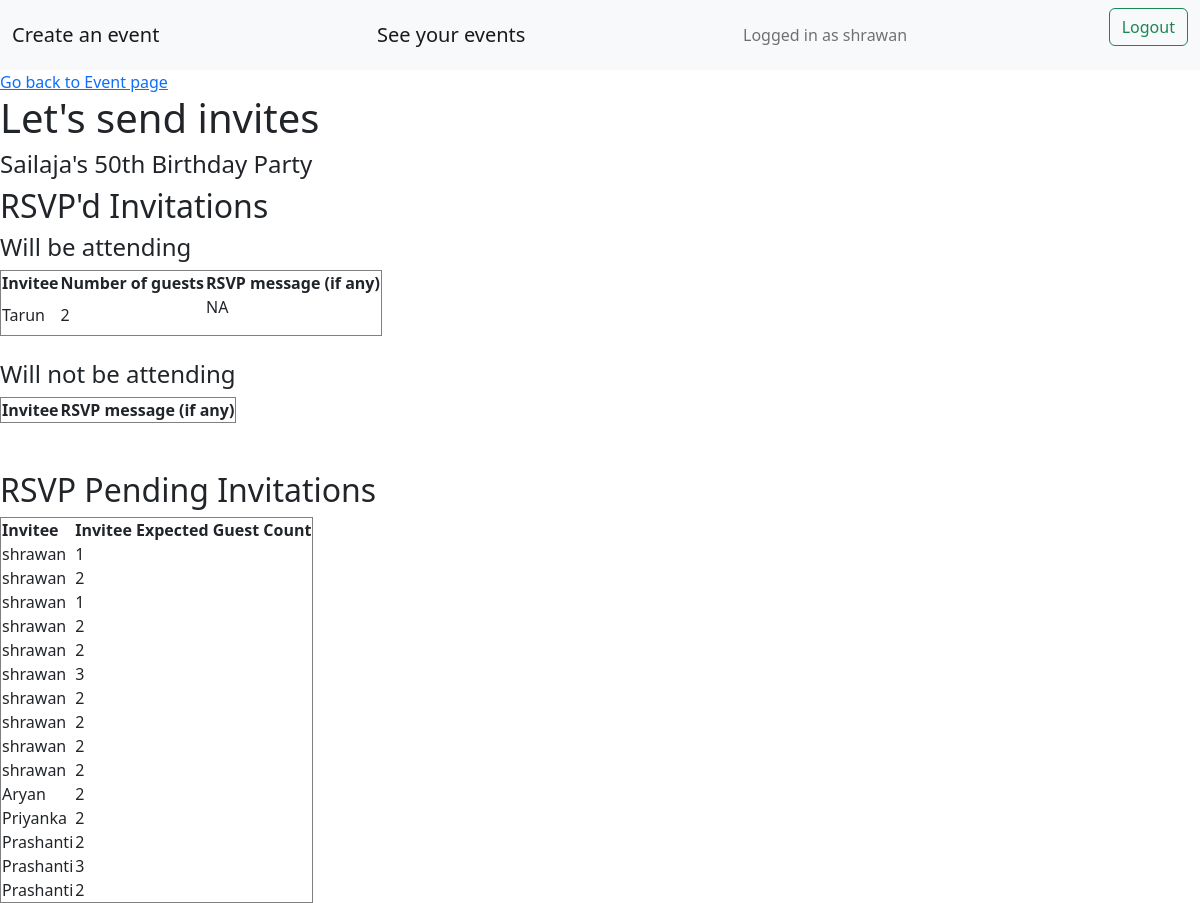
Page /event/sailajasbirthdaybash/viewrsvps (signed in) on the committed database.
### accounts/models.py (models this page shows, shortened)
class Account(AbstractBaseUser):
    email = models.EmailField(verbose_name="email",max_length=60,unique=True)
    username = models.CharField(max_length=30,unique=True)
    date_joined = models.DateTimeField(verbose_name="date joined",auto_now_add=True)
    last_login = models.DateTimeField(verbose_name="last login",auto_now=True)
    is_admin = models.BooleanField(default=False)
    is_active = models.BooleanField(default=True)
    is_staff = models.BooleanField(default=False)
    is_superuser = models.BooleanField(default=False)
    profile_image = models.ImageField(max_length=255,upload_to = get_profile_image_filepath, null = True, blank = True)
    hide_email = models.BooleanField(default=True)
    phone_number = PhoneNumberField(unique=True)
    USERNAME_FIELD = 'email'
    REQUIRED_FIELDS = ['username','phone_number']
    objects = MyAccountManager()
    def __str__(self):
        return self.username

### events/models.py (models this page shows, shortened)
class Event(models.Model):
    title = models.CharField(max_length=200)
    eventcode = models.CharField(max_length=50,primary_key=True)
    description = RichTextField(blank=True)
    eventtype = models.CharField(max_length=200)
    created = models.DateTimeField(auto_now_add=True)
    location = models.CharField(max_length=200)
    contactperson = models.CharField(max_length=200)
    contactpersonphone = PhoneNumberField()
    user = models.ForeignKey(Account,on_delete=models.CASCADE)
    mark_event_as_completed = models.BooleanField(default=False)
    image = models.ImageField(upload_to='events/images/',blank=True)
    invitation_email_subject = models.CharField(max_length=200, blank=True)
    invitation_email_content = RichTextField(blank=True)
    invitation_whatsapp_content = models.TextField(blank=True,null=True)
    invitation_image = models.ImageField(upload_to='events/images/',blank=True,null = True)
    eventstartdate = models.DateField()
    eventenddate = models.DateField()
    event_start_time = models.TimeField(default=datetime.time(00, 00))
    event_end_time = models.TimeField(blank = True,null=True)
    information_on_schedule = models.TextField(blank=True,null = True)
    event_venue_iframe = models.TextField(blank = True,null=True)
    event_venue_photo = models.ImageField(upload_to='events/images/',blank=True,null=True)
    eventrange = models.PositiveSmallIntegerField(default = 1)
    information_on_venue = models.TextField(blank=True,null = True)
    rsvp_option = models.BooleanField(default=True)
    scheduling_option = models.BooleanField(default=True)
    gallery_option = models.BooleanField(default=True)
    wishes_option = models.BooleanField(default=True)
    rsvp_code = models.CharField(max_length=7,blank=True)
    theme = models.CharField(max_length=50, choices=THEME_CHOICES, default='default-theme.css')

class Invitee(models.Model):
    eventcode = models.ForeignKey(Event,on_delete=models.CASCADE)
    invitee = models.ForeignKey(Account,on_delete=models.CASCADE,related_name="invitation_for_user")
    invitee_name = models.CharField(max_length=70)
    invitee_email = models.EmailField(max_length=70,null = True, blank = True)
    invitee_phone = PhoneNumberField(null = True, blank = True)
    invitee_email_sent = models.BooleanField(default=False)
    invitee_whatsapp_sent = models.BooleanField(default=False)
    invitee_rsvp = models.BooleanField(default=False)
    invitee_rsvp_reject = models.BooleanField(default=False)
    invitee_guest_count = models.DecimalField(max_digits=1, decimal_places=0)

### invites/models.py (models this page shows, shortened)
class Invitation(models.Model):
    user = models.ForeignKey(Account,on_delete=models.CASCADE,related_name="invitee")
    eventcode = models.ForeignKey(Event,on_delete=models.CASCADE)
    invitation_from = models.ForeignKey(Account,on_delete=models.CASCADE,related_name="invitation_from")
    rsvp_done = models.BooleanField(default=False)
    rsvp_reject = models.BooleanField(default=False)
    remarks = models.CharField(max_length=300,blank=True)
    guest_count = models.DecimalField(max_digits=1, decimal_places=0,default = 1)
    name_for_invitation_without_registering = models.CharField(max_length=100,null=True,blank=True)
    email_for_invitation_without_registering = models.EmailField(null=True,blank=True)
    phone_for_invitation_without_registering = models.CharField(max_length=11,null=True,blank=True)

### invites/views.py (the view)
# urls.py: path('event/<str:eventcode_key>/viewrsvps',views.viewrsvps,name='viewrsvps'),
@login_required
def viewrsvps(request,eventcode_key):
    event = Event.objects.get(user = request.user, eventcode = eventcode_key)
    accepted_rsvpd_invitations = Invitation.objects.filter(eventcode = event, invitation_from = request.user, rsvp_done = True, rsvp_reject = False).exclude(user = request.user)
    rejected_rsvpd_invitations = Invitation.objects.filter(eventcode = event, invitation_from = request.user, rsvp_done = True, rsvp_reject = True).exclude(user = request.user)
    pending_invitations = Invitation.objects.filter(eventcode = event, invitation_from = request.user, rsvp_done = False)
    phone_numbers_of_accepted_rsvpd_invitations = accepted_rsvpd_invitations.values_list('user', flat=True)
    phone_numbers_of_accepted_rsvpd_invitations = Account.objects.filter(pk__in=phone_numbers_of_accepted_rsvpd_invitations)
    phone_numbers_of_accepted_rsvpd_invitations = [u.phone_number for u in phone_numbers_of_accepted_rsvpd_invitations]
    non_registered_rsvp_invites_accepted = Invitee.objects.filter(eventcode = event,invitee_rsvp = True, invitee_rsvp_reject = False)
    non_registered_rsvp_invites_accepted  = [invitee_obj for invitee_obj in non_registered_rsvp_invites_accepted if invitee_obj.invitee_phone not in phone_numbers_of_accepted_rsvpd_invitations]
    non_registered_rsvp_invites_rejected = Invitee.objects.filter(eventcode = event,invitee_rsvp = True, invitee_rsvp_reject = True)
    non_registered_rsvp_invites_rejected  = [invitee_obj for invitee_obj in non_registered_rsvp_invites_rejected if invitee_obj.invitee_phone not in phone_numbers_of_accepted_rsvpd_invitations]
    non_registered_invites_pending = Invitee.objects.filter(Q(invitee_email_sent=True) | Q(invitee_whatsapp_sent=True), invitee = event.user, eventcode = event)
    if request.method == 'GET':
        return render(
            request,
            'invites/viewrsvps.html',
            {
                'event':event,
                'accepted_rsvpd_invitations':accepted_rsvpd_invitations,
                'non_registered_rsvp_invites_accepted':non_registered_rsvp_invites_accepted,
                'rejected_rsvpd_invitations':rejected_rsvpd_invitations,
                'non_registered_rsvp_invites_rejected':non_registered_rsvp_invites_rejected,
                'pending_invitations':pending_invitations,
                'non_registered_invites_pending':non_registered_invites_pending
                }
            )

### invites/templates/invites/viewrsvps.html (shortened to what this page needs)
{% extends 'invites/base.html' %}
{% block content %}
<a href = "{% url 'viewevent' event.eventcode %}">Go back to Event page</a>
<h1>Let's send invites</h1>
<h4>{{ event.title }}</h4>
<h2>RSVP'd Invitations</h2>
<h4>Will be attending</h4>
    <table border="1">
        <tr>
            <th>Invitee</th>
            <th>Number of guests</th>
            <th>RSVP message (if any)</th>
        </tr>
        {% for invitee in accepted_rsvpd_invitations %}
        <tr>
            <td>{{ invitee.user }}</td>
            <td>{{ invitee.guest_count }}</td>
            <td>
                {% if invitee.remarks %}
                    {{ invitee.remarks }}
                {% else %}
                    <p>NA</p>
                {% endif %}
            </td>
        </tr>
        {% endfor %}
    </table>
<h4>Will not be attending</h4>
    <table border="1">
        <tr>
            <th>Invitee</th>
            <th>RSVP message (if any)</th>
        </tr>
    </table>
<h2>RSVP Pending Invitations</h2>
<table border="1">
    <tr>
        <th>Invitee</th>
        <th>Invitee Expected Guest Count</th>
    </tr>
    {% for invitee in pending_invitations %}
    <tr>
        <td>{{ invitee.user }}</td>
        <td>{{ invitee.guest_count }}</td>
    </tr>
    {% endfor %}
    {% for invitee in non_registered_invites_pending %}
    <tr>
        <td>{{ invitee.invitee_name }}</td>
        <td>{{ invitee.invitee_guest_count }}</td>
    </tr>
    {% endfor %}
</table>
{% endblock %}

### invites/templates/invites/base.html (shortened to what this page needs)
<link href="https://cdn.jsdelivr.net/npm/bootstrap@5.2.0/dist/css/bootstrap.min.css" rel="stylesheet">
{% if user.is_authenticated %}
    <nav class="navbar bg-light">
        <div class="container-fluid">
            <a class="navbar-brand" href = "{% url 'createevent' %}">Create an event</a>
            <a class="navbar-brand" href = "{% url 'allactions' %}">See your events</a>
            <span class="navbar-text">
                Logged in as {{ user.username }}
            </span>
            <form method="POST" action = "{% url 'logoutuser' %}">
                <button class="btn btn-outline-success" type="submit">Logout</button>
            </form>
        </div>
    </nav>
{% endif %}
{% block content%}{% endblock %}

### rows in the picture
Account: username "shrawan"
Event: title "Sailaja's 50th Birthday Party"
Invitation: user "Tarun", guest_count "2", remarks "NA"
Invitation: user "shrawan", guest_count "1"
Invitation: user "shrawan", guest_count "2"
Invitation: user "shrawan", guest_count "1"
Invitation: user "shrawan", guest_count "2"
Invitation: user "shrawan", guest_count "2"
Invitation: user "shrawan", guest_count "3"
Invitation: user "shrawan", guest_count "2"
Invitation: user "shrawan", guest_count "2"
Invitation: user "shrawan", guest_count "2"
Invitation: user "shrawan", guest_count "2"
Invitation: user "Aryan", guest_count "2"
Invitee: invitee_name "Priyanka", invitee_guest_count "2"
Invitee: invitee_name "Prashanti", invitee_guest_count "2"
Invitee: invitee_name "Prashanti", invitee_guest_count "3"
Invitee: invitee_name "Prashanti", invitee_guest_count "2"
